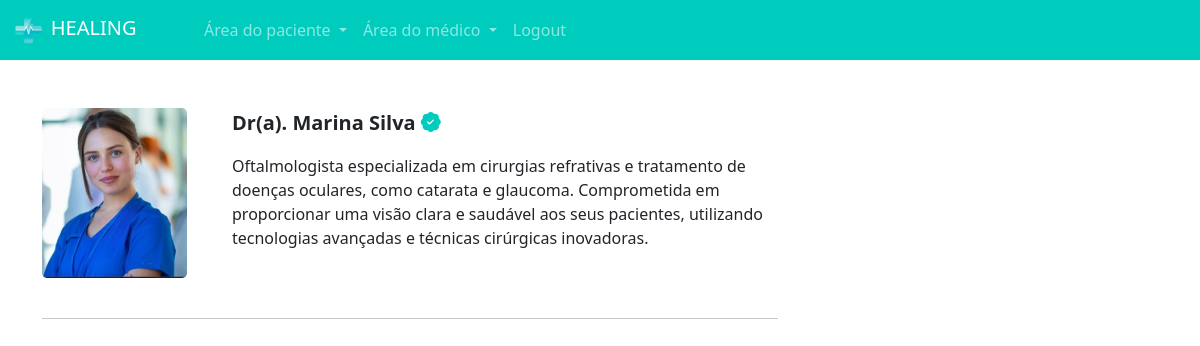
Page /paciente/escolher_horario/10 (signed in) on the earlier database version.
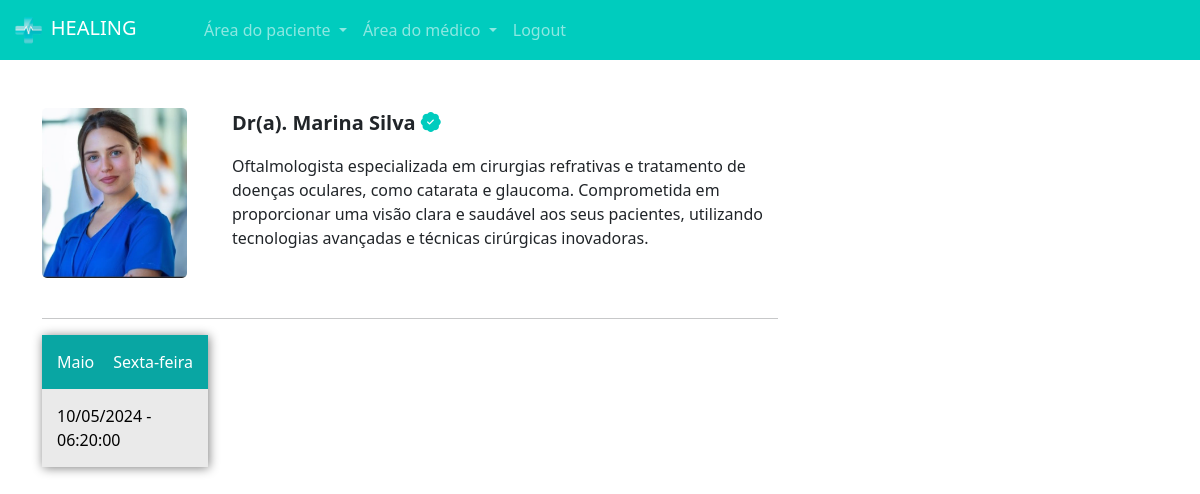
Same page on the later database version.
### medico/models.py (models this page shows)
class DatasAbertas(models.Model):
    data = models.DateTimeField()
    user = models.ForeignKey(User, on_delete=models.DO_NOTHING)
    agendado = models.BooleanField(default = False)
    def __str__(self):
        return self.data.strftime('%d/%m/%Y - %H:%M:%S')

### paciente/views.py (the view)
# urls.py: path('escolher_horario/<int:id_dados_medico>', views.escolher_horario, name='escolher_horario'),
def escolher_horario(request, id_dados_medico):
    if request.method == "GET":
        medico = DadosMedico.objects.get(id = id_dados_medico)
        datas_abertas = DatasAbertas.objects.filter(user=medico.user).filter(data__gte=datetime.now()).filter(agendado=False).order_by('data')
        return render(request, 'escolher_horario.html', {'medico': medico, 'datas_abertas': datas_abertas, 'is_medico':is_medico(request.user)})

### medico/models.py (called while the page is built)
def is_medico(user):
    return DadosMedico.objects.filter(user = user).exists()

### paciente/templates/escolher_horario.html (shortened to what this page needs)
{% extends "base.html" %}
{% load static %}
{% load humanize %}
{% block 'head' %}
    <link rel="stylesheet" href="{% static 'medicos/css/abrir_horario.css' %}">
    <link rel="stylesheet" href="{% static 'usuarios/css/usuarios.css' %}">
    <link rel="stylesheet" href="{% static 'medicos/css/cadastro_medico.css' %}">
    <link rel="stylesheet" href="{% static 'pacientes/css/home.css' %}">
    <link rel="stylesheet" href="https://cdn.jsdelivr.net/npm/bootstrap-icons@1.11.3/font/bootstrap-icons.min.css">
{% endblock 'head' %}
{% block 'body' %}
{% include 'partials/navbar.html' %}
    <div class="container">
        <br><br>
        <div class="row">
            <div class="col-md-8">
                <div class="row">
                    <div class="col-md-3"><img src="{{medico.foto.url}}" class="foto-perfil-card" alt=""></div>
                    <div class="col-md">
                        <p style="font-size: 20px" class="p-bold">Dr(a). {{medico.nome}} <i class="bi bi-patch-check-fill icon-main"></i></p>
                        <p>{{medico.descricao}}</p>
                    </div>
                </div>
                <br>
                <hr>
                <div class="row">
                    {%for data in datas_abertas%}
                        <div class="col-md-3">
                            <a class="link" href="{% url "agendar_horario" data.id %}">
                            <div class='selecionar-dia'>
                            <div class="header-dias">
                                <span class="mes">
                                {{data.data|date:"F"}}
                                </span>
                                <span class="dia-semana">
                                {{data.data|date:"l"}}
                                </span>
                            </div>
                            <div class="conteudo-data">
                                {{data}}
                            </div>
                            </div>
                            </a>
                            <br>
                        </div>
                    {%endfor%}
                </div>
            </div>
            <div class="col-md-4">
            </div>
        </div>
    </div>
{% endblock 'body' %}

Differences in the rows shown:
added DatasAbertas: data "Maio", data "Sexta-feira", data "10/05/2024 - 06:20:00"
